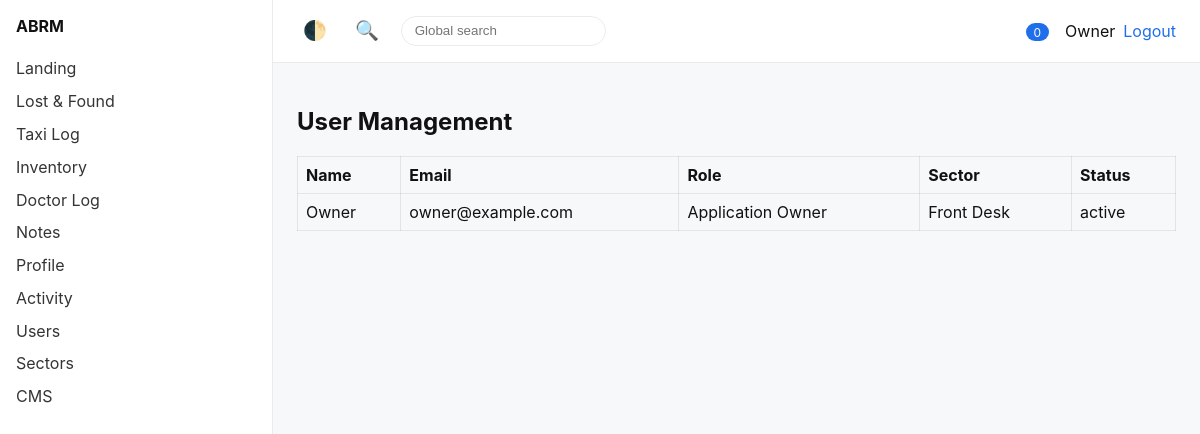
The app's page /users (signed in) with its own data.
### tables this page shows
CREATE TABLE users (
    id INT AUTO_INCREMENT PRIMARY KEY,
    name VARCHAR(120) NOT NULL,
    email VARCHAR(160) NOT NULL UNIQUE,
    password_hash VARCHAR(255) NOT NULL,
    role_id INT,
    role_key VARCHAR(50) DEFAULT 'user',
    sector_id INT,
    status ENUM('active','suspended') DEFAULT 'active',
    theme_preference VARCHAR(20) DEFAULT 'light',
    theme_preset VARCHAR(40) DEFAULT 'default',
    language VARCHAR(10) DEFAULT 'en',
    date_format VARCHAR(20) DEFAULT 'Y-m-d',
    time_format VARCHAR(20) DEFAULT 'H:i',
    profile_picture_path VARCHAR(255),
    failed_attempts INT DEFAULT 0,
    locked_until DATETIME NULL,
    last_login_at DATETIME NULL,
    created_at TIMESTAMP DEFAULT CURRENT_TIMESTAMP,
    updated_at TIMESTAMP DEFAULT CURRENT_TIMESTAMP ON UPDATE CURRENT_TIMESTAMP
);

CREATE TABLE roles (
    id INT AUTO_INCREMENT PRIMARY KEY,
    name VARCHAR(100) NOT NULL,
    role_key VARCHAR(50) NOT NULL UNIQUE
);

CREATE TABLE sectors (
    id INT AUTO_INCREMENT PRIMARY KEY,
    name VARCHAR(120) NOT NULL,
    status ENUM('active','suspended') DEFAULT 'active'
);

### src/Core/View.php (called while the page is built, shortened)
<?php
class View
{
    public function render(string $template, array $data = []): void
    {
        extract($data, EXTR_SKIP);
        $templatePath = __DIR__ . '/../../templates/' . $template . '.php';
        include $templatePath;
    }
}

### src/Modules/UserManagement/UserManagementController.php (called while the page is built, shortened)
<?php
class UserManagementController extends Controller
{
    public function index(): void
    {
        $db = Database::connection();
        $stmt = $db->query('SELECT u.id, u.name, u.email, r.name as role_name, s.name as sector_name, u.status FROM users u LEFT JOIN roles r ON r.id = u.role_id LEFT JOIN sectors s ON s.id = u.sector_id');
        $users = $stmt->fetchAll();
        $this->view->render('user_management/index', [
            'user' => $this->auth->user(),
            'users' => $users,
            'csrf' => CSRF::token(),
        ]);
    }
}

### public/index.php (called while the page is built, shortened)
<?php
require_once __DIR__ . '/../bootstrap.php';
$router = new Router();
$router->get('/', function () {
    (new LandingController())->index();
});
$router->get('/lost-and-found', function () {
    (new LostAndFoundController())->index();
});
$router->post('/lost-and-found', function () {
    (new LostAndFoundController())->store();
});
$router->get('/lost-and-found/recycle-bin', function () {
    (new LostAndFoundController())->recycleBin();
});
$router->post('/lost-and-found/change-state', function () {
    (new LostAndFoundController())->changeState();
});
$router->post('/lost-and-found/delete', function () {
    (new LostAndFoundController())->delete();
});
$router->post('/lost-and-found/restore', function () {
    (new LostAndFoundController())->restore();
});
$router->post('/lost-and-found/release', function () {
    (new LostAndFoundController())->release();
});
$router->post('/lost-and-found/save-filter', function () {
    (new LostAndFoundController())->saveFilter();
});
$router->post('/lost-and-found/export', function () {
    (new LostAndFoundController())->export();
});
$router->post('/lost-and-found/update-text', function () {
    (new LostAndFoundController())->updateText();
});
$router->get('/taxi-log', function () {
    (new TaxiLogController())->index();
});
$router->post('/taxi-log', function () {
    (new TaxiLogController())->store();
});
$router->post('/taxi-log/delete', function () {
    (new TaxiLogController())->delete();
});
$router->post('/taxi-log/save-filter', function () {
    (new TaxiLogController())->saveFilter();
});
$router->post('/taxi-log/export', function () {
    (new TaxiLogController())->export();
});
$router->get('/inventory', function () {
    (new InventoryController())->index();
});
$router->post('/inventory', function () {
    (new InventoryController())->store();
});
$router->post('/inventory/movement', function () {
    (new InventoryController())->movement();
});
$router->post('/inventory/start-stocktake', function () {
    (new InventoryController())->startStocktake();
});
$router->post('/inventory/update-stocktake', function () {
    (new InventoryController())->updateStocktake();
});
$router->post('/inventory/save-filter', function () {
    (new InventoryController())->saveFilter();
});
$router->post('/inventory/export', function () {
    (new InventoryController())->export();
});
$router->get('/doctor-log', function () {
    (new DoctorLogController())->index();
});
$router->post('/doctor-log', function () {
    (new DoctorLogController())->store();
});
$router->post('/doctor-log/delete', function () {
    (new DoctorLogController())->delete();
});
$router->post('/doctor-log/save-filter', function () {
    (new DoctorLogController())->saveFilter();
});
$router->post('/doctor-log/export', function () {
    (new DoctorLogController())->export();
});
$router->get('/notes', function () {
    (new NotesController())->index();
});
$router->post('/notes', function () {
    (new NotesController())->store();
});
$router->post('/notes/checklist', function () {
    (new NotesController())->toggleChecklist();
});
$router->post('/notes/comment', function () {
    (new NotesController())->comment();
});
$router->post('/notes/share', function () {
    (new NotesController())->share();
});
$router->post('/notes/pin', function () {
    (new NotesController())->pin();
});
$router->post('/notes/favourite', function () {
    (new NotesController())->favourite();
});
$router->post('/notes/save-filter', function () {
    (new NotesController())->saveFilter();
});
$router->get('/profile', function () {
    (new UserProfileController())->index();
});
$router->get('/users', function () {
    (new UserManagementController())->index();
});
$router->get('/sectors', function () {
    (new SectorManagementController())->index();
});
$router->get('/activity', function () {
    (new UserActivityController())->index();
});
$router->post('/activity/export', function () {
    (new UserActivityController())->export();
});
$router->get('/cms', function () {
    (new CmsController())->index();
});
$router->dispatch(parse_url($_SERVER['REQUEST_URI'], PHP_URL_PATH), $_SERVER['REQUEST_METHOD']);

### src/Core/Router.php (called while the page is built, shortened)
<?php
class Router
{
    private array $routes = [];
    public function get(string $path, callable $handler): void
    {
        $this->routes['GET'][$path] = $handler;
    }
    public function post(string $path, callable $handler): void
    {
        $this->routes['POST'][$path] = $handler;
    }
    public function dispatch(string $path, string $method)
    {
        $method = strtoupper($method);
        $path = rtrim($path, '/') ?: '/';
        if (isset($this->routes[$method][$path])) {
            return call_user_func($this->routes[$method][$path]);
        }
        return null;
    }
}

### src/Core/Auth.php (called while the page is built, shortened)
<?php
class Auth
{
    private PDO $db;
    public function __construct()
    {
        $this->db = Database::connection();
    }
    public function user(): ?array
    {
        $stmt = $this->db->prepare('SELECT * FROM users WHERE id = :id');
        $stmt->execute(['id' => $_SESSION['user_id']]);
        $user = $stmt->fetch();
        return $user ?: null;
    }
}

### bootstrap.php (called while the page is built, shortened)
<?php
spl_autoload_register(function ($class) {
    $prefix = 'Core\\';
    if (str_starts_with($class, $prefix)) {
        $relative = substr($class, strlen($prefix));
        $path = __DIR__ . '/src/Core/' . str_replace('\\', '/', $relative) . '.php';
        return;
    }
});

### src/Core/Config.php (called while the page is built, shortened)
<?php
class Config
{
    private static array $config;
    public static function load(): void
    {
        if (!isset(self::$config)) {
            $path = __DIR__ . '/../../config/config.php';
            self::$config = require $path;
        }
    }
    public static function get(string $key, $default = null)
    {
        $segments = explode('.', $key);
        $value = self::$config;
        foreach ($segments as $segment) {
            $value = $value[$segment];
        }
        return $value;
    }
}

### src/Core/Database.php (called while the page is built, shortened)
<?php
class Database
{
    private static ?PDO $connection = null;
    public static function connection(): PDO
    {
        if (self::$connection === null) {
            $config = Config::get('database');
            try {
                self::$connection = new PDO(
                    $config['dsn'],
                    $config['user'],
                    $config['password'],
                    $config['options']
                );
            } catch (PDOException $e) {
                throw new \RuntimeException('Database connection failed: ' . $e->getMessage());
            }
        }
        return self::$connection;
    }
}

### src/Core/CSRF.php (called while the page is built, shortened)
<?php
class CSRF
{
    public static function token(): string
    {
        $name = Config::get('app.csrf_token_name');
        return $_SESSION[$name];
    }
}

### src/Core/Notifications.php (called while the page is built, shortened)
<?php
class Notifications
{
    private PDO $db;
    public function __construct()
    {
        $this->db = Database::connection();
    }
    public function unreadCount(int $userId): int
    {
        $stmt = $this->db->prepare('SELECT COUNT(*) FROM notifications WHERE user_id = :user AND is_read = 0');
        $stmt->execute(['user' => $userId]);
        return (int)$stmt->fetchColumn();
    }
}

### templates/user_management/index.php (the view, shortened to what this page needs)
<h1>User Management</h1>
<table class="data-table">
    <thead>
        <tr>
            <th>Name</th>
            <th>Email</th>
            <th>Role</th>
            <th>Sector</th>
            <th>Status</th>
        </tr>
    </thead>
    <tbody>
        <?php foreach ($users as $row): ?>
            <tr>
                <td><?= htmlspecialchars($row['name']) ?></td>
                <td><?= htmlspecialchars($row['email']) ?></td>
                <td><?= htmlspecialchars($row['role_name']) ?></td>
                <td><?= htmlspecialchars($row['sector_name']) ?></td>
                <td><?= htmlspecialchars($row['status']) ?></td>
            </tr>
        <?php endforeach; ?>
    </tbody>
</table>
<?php $content = ob_get_clean(); $title = 'User Management'; include __DIR__ . '/../layout/main_layout.php';

### templates/layout/main_layout.php (shortened to what this page needs)
<?php
$notificationsService = new Notifications();
$initialUnread = isset($user) ? $notificationsService->unreadCount($user['id']) : 0;
?>
<!DOCTYPE html>
<html lang="en" data-theme="<?= htmlspecialchars($user['theme_preference'] ?? 'light') ?>">
<head>
    <link rel="stylesheet" href="/assets/css/app.css">
</head>
<body data-theme="<?= htmlspecialchars($user['theme_preference'] ?? 'light') ?>">
<div class="app-shell">
    <aside class="sidebar">
        <div class="logo">ABRM</div>
        <nav>
            <a href="/">Landing</a>
            <a href="/lost-and-found">Lost &amp; Found</a>
            <a href="/taxi-log">Taxi Log</a>
            <a href="/inventory">Inventory</a>
            <a href="/doctor-log">Doctor Log</a>
            <a href="/notes">Notes</a>
            <a href="/profile">Profile</a>
            <a href="/activity">Activity</a>
            <a href="/users">Users</a>
            <a href="/sectors">Sectors</a>
            <a href="/cms">CMS</a>
        </nav>
    </aside>
    <main>
        <header class="top-bar">
            <button id="theme-toggle" data-csrf="<?= htmlspecialchars(CSRF::token()) ?>" class="icon-btn" title="Toggle theme">🌓</button>
            <button class="icon-btn" id="search-trigger" title="Search (Ctrl+K)">🔍</button>
            <div class="search-inline">
                <input type="search" id="global-search" placeholder="Global search">
            </div>
            <div class="top-bar-right">
                <div class="notifications" id="notification-bell">
                    <span class="badge"><?= (int)$initialUnread ?></span>
                </div>
                <div class="user-menu">
                    <span><?= htmlspecialchars($user['name'] ?? '') ?></span>
                    <a href="/logout.php">Logout</a>
                </div>
            </div>
        </header>
        <section class="content">
            <?= $content ?? '' ?>
        </section>
    </main>
</div>
</body>
</html>

### public/assets/css/app.css (style rules this page uses)
:root { --bg: #f6f8fa; --text: #111; --card: #fff; --border: rgba(0,0,0,.08); --accent: #1f6feb; }
body { margin: 0; font-family: "Inter", system-ui, sans-serif; background: var(--bg); color: var(--text); }
.app-shell { display: flex; min-height: 100vh; }
.sidebar { width: 240px; background: var(--card); border-right: 1px solid var(--border); padding: 1rem; position: sticky; top: 0; height: 100vh; }
.sidebar .logo { font-weight: 700; margin-bottom: 1rem; }
.sidebar nav a { display: block; padding: .4rem 0; text-decoration: none; color: var(--text); opacity: .85; }
main { flex: 1; display: flex; flex-direction: column; }
.top-bar { display: flex; gap: 1rem; align-items: center; padding: 1rem 1.5rem; background: var(--card); border-bottom: 1px solid var(--border); }
.top-bar-right { margin-left: auto; display: flex; gap: 1rem; align-items: center; }
.icon-btn { background: none; border: none; font-size: 1.2rem; cursor: pointer; }
.search-inline input { border: 1px solid var(--border); border-radius: 999px; padding: .4rem .8rem; background: transparent; color: var(--text); }
.notifications { position: relative; }
.notifications .badge { background: var(--accent); color: #fff; border-radius: 999px; padding: .1rem .5rem; font-size: .75rem; }
.user-menu { display: flex; gap: .5rem; align-items: center; }
.user-menu a { color: var(--accent); text-decoration: none; }
.content { padding: 1.5rem; }
.data-table { width: 100%; border-collapse: collapse; }
.data-table th, .data-table td { border: 1px solid var(--border); padding: .5rem; text-align: left; }
.badge { display: inline-flex; align-items: center; padding: .2rem .5rem; border-radius: 999px; background: rgba(0,0,0,.07); font-size: .75rem; }

### records on screen
users: name "Owner", email "owner@example.com", role.name "Application Owner", sector.name "Front Desk", status "active"

### other values on screen
$initialUnread "0"
